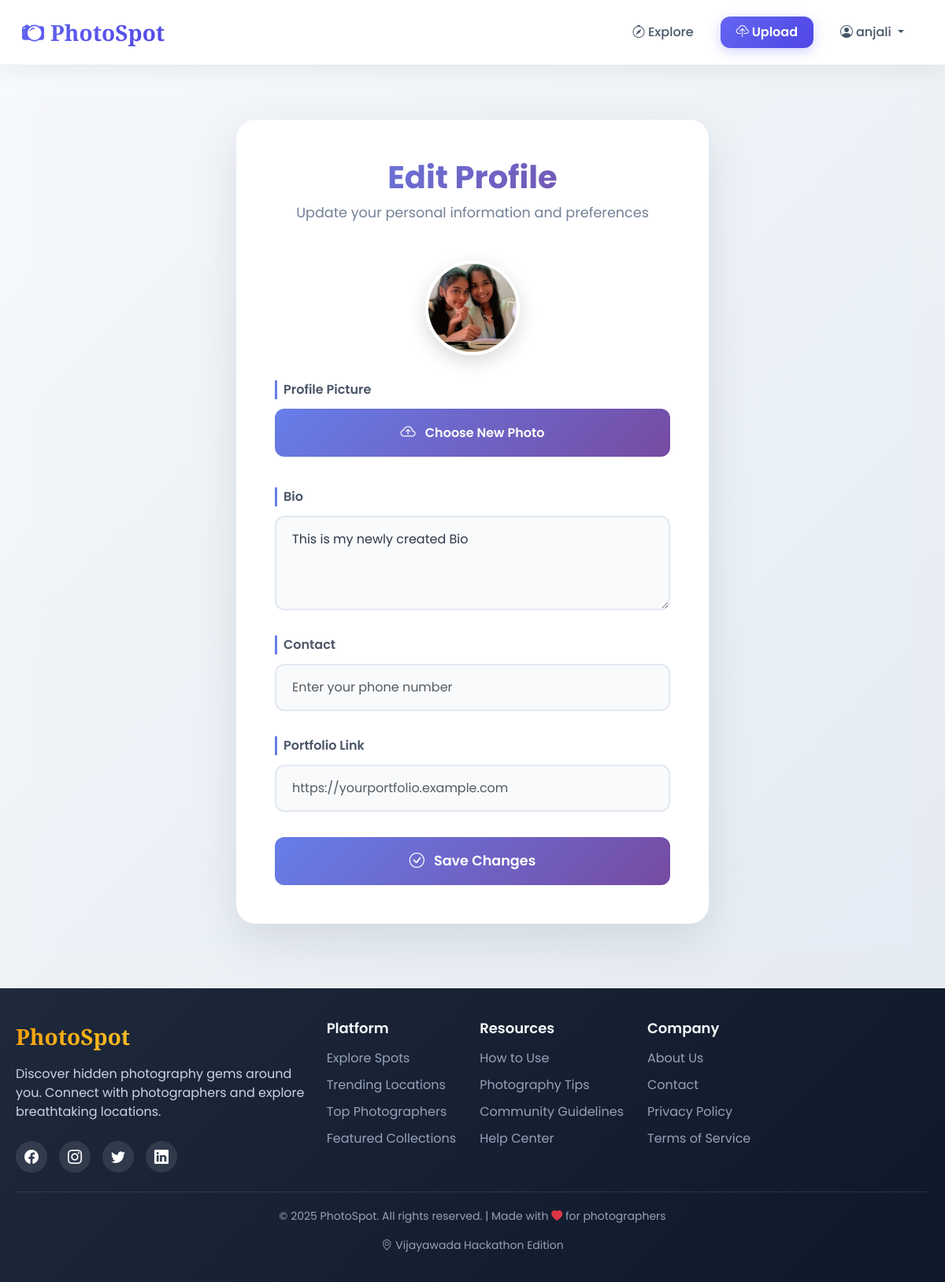
Page /edit-profile/ (signed in) on the earlier database version.
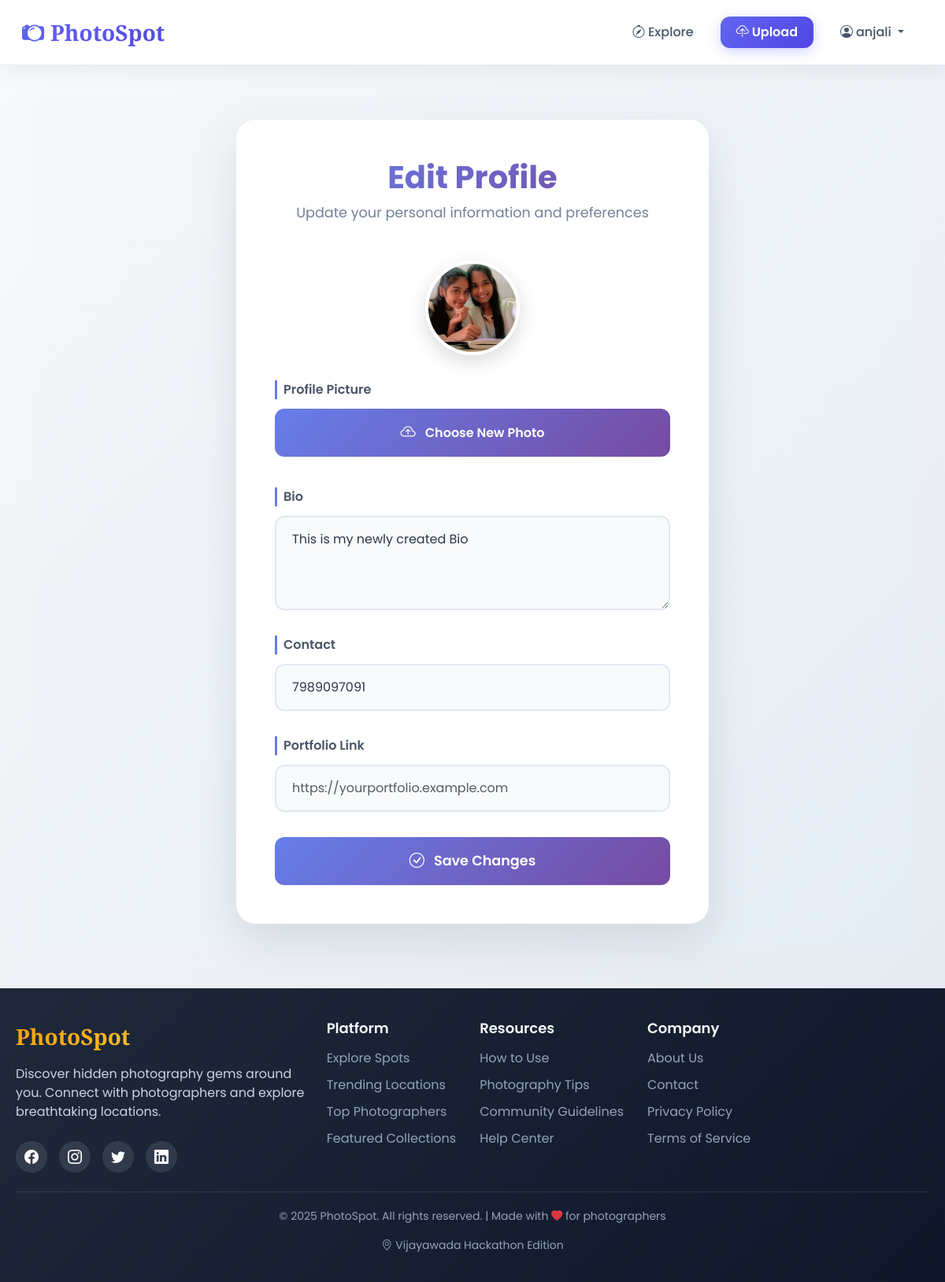
Same page on the later database version.
### main/models.py (models this page shows)
class PhotographerProfile(models.Model):
    user = models.OneToOneField(User, on_delete=models.CASCADE)
    bio = models.TextField(blank=True)
    contact = models.CharField(max_length=30, blank=True)
    portfolio_link = models.URLField(blank=True)
    profile_pic = models.ImageField(upload_to='profiles/', blank=True, null=True)

### main/views.py (the view, shortened to what this page needs)
# urls.py: path('edit-profile/', views.edit_profile, name='edit_profile'),
@login_required
def edit_profile(request):
    profile = PhotographerProfile.objects.get_or_create(user=request.user)[0]
    return render(request, 'main/edit_profile.html', {"profile": profile})

### main/templates/main/edit_profile.html (shortened to what this page needs)
{% extends 'main/base.html' %}
{% block content %}
<div class="edit-profile-wrapper">
    <div class="edit-profile-card">
        <h1 class="edit-title">Edit Profile</h1>
        <p class="edit-subtitle">Update your personal information and preferences</p>
        <form method="POST" enctype="multipart/form-data" id="profileForm">
            <div style="text-align: center; margin-bottom: 2rem;">
                {% if profile.profile_pic %}
                    <img src="{{ profile.profile_pic.url }}"
                         class="image-preview"
                         id="imagePreview"
                         alt="Current Profile Picture">
                {% else %}
                    <img src="/static/default_profile.jpg"
                         class="image-preview"
                         id="imagePreview"
                         alt="Default Profile Picture">
                {% endif %}
            </div>
            <div class="form-group">
                <label class="form-label">Profile Picture</label>
                <div class="file-upload-wrapper">
                    <button type="button" class="file-upload-btn">
                        <i class="bi bi-cloud-arrow-up"></i>
                        Choose New Photo
                    </button>
                </div>
            </div>
            <div class="form-group">
                <label class="form-label">Bio</label>
                <textarea name="bio"
                          class="form-control"
                          placeholder="Tell us about yourself, your photography style, and interests...">{{ profile.bio }}</textarea>
            </div>
            <div class="form-group">
                <label class="form-label">Contact</label>
                <input type="text"
                       name="contact"
                       class="form-control"
                       placeholder="Enter your phone number"
                       value="{{ profile.contact }}">
            </div>
            <div class="form-group">
                <label class="form-label">Portfolio Link</label>
                <input type="url"
                       name="portfolio_link"
                       class="form-control"
                       placeholder="https://yourportfolio.example.com"
                       value="{{ profile.portfolio_link }}">
            </div>
            <button type="submit" class="btn-save">
                <i class="bi bi-check-circle"></i>
                Save Changes
            </button>
        </form>
    </div>
</div>
{% endblock %}

Differences in the rows shown:
changed PhotographerProfile "This is my newly created Bio": contact (not shown) → "7989097091"
